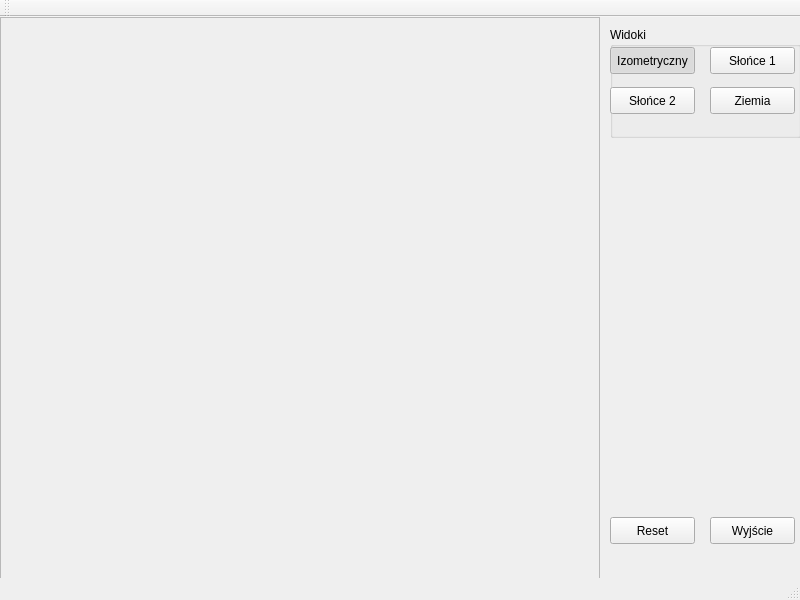
<?xml version="1.0" encoding="UTF-8"?>
<ui version="4.0">
 <class>MainWindow</class>
 <widget class="QMainWindow" name="MainWindow">
  <property name="geometry">
   <rect>
    <x>0</x>
    <y>0</y>
    <width>800</width>
    <height>600</height>
   </rect>
  </property>
  <property name="windowTitle">
   <string>Układ Słoneczny</string>
  </property>
  <widget class="QWidget" name="centralWidget">
   <widget class="QFrame" name="frame">
    <property name="geometry">
     <rect>
      <x>0</x>
      <y>0</y>
      <width>600</width>
      <height>600</height>
     </rect>
    </property>
    <property name="frameShape">
     <enum>QFrame::StyledPanel</enum>
    </property>
    <property name="frameShadow">
     <enum>QFrame::Raised</enum>
    </property>
   </widget>
   <widget class="QPushButton" name="pushButton">
    <property name="geometry">
     <rect>
      <x>610</x>
      <y>500</y>
      <width>85</width>
      <height>27</height>
     </rect>
    </property>
    <property name="text">
     <string>Reset</string>
    </property>
   </widget>
   <widget class="QPushButton" name="pushButton_2">
    <property name="geometry">
     <rect>
      <x>710</x>
      <y>500</y>
      <width>85</width>
      <height>27</height>
     </rect>
    </property>
    <property name="text">
     <string>Wyjście</string>
    </property>
   </widget>
   <widget class="QGroupBox" name="groupBox">
    <property name="geometry">
     <rect>
      <x>610</x>
      <y>10</y>
      <width>191</width>
      <height>111</height>
     </rect>
    </property>
    <property name="title">
     <string>Widoki</string>
    </property>
    <widget class="QPushButton" name="pushButton_3">
     <property name="geometry">
      <rect>
       <x>0</x>
       <y>20</y>
       <width>85</width>
       <height>27</height>
      </rect>
     </property>
     <property name="text">
      <string>Izometryczny</string>
     </property>
     <property name="checkable">
      <bool>true</bool>
     </property>
     <property name="checked">
      <bool>true</bool>
     </property>
     <property name="autoExclusive">
      <bool>true</bool>
     </property>
    </widget>
    <widget class="QPushButton" name="pushButton_4">
     <property name="geometry">
      <rect>
       <x>100</x>
       <y>20</y>
       <width>85</width>
       <height>27</height>
      </rect>
     </property>
     <property name="text">
      <string>Słońce 1</string>
     </property>
     <property name="checkable">
      <bool>true</bool>
     </property>
     <property name="autoExclusive">
      <bool>true</bool>
     </property>
    </widget>
    <widget class="QPushButton" name="pushButton_5">
     <property name="geometry">
      <rect>
       <x>0</x>
       <y>60</y>
       <width>85</width>
       <height>27</height>
      </rect>
     </property>
     <property name="text">
      <string>Słońce 2</string>
     </property>
     <property name="checkable">
      <bool>true</bool>
     </property>
     <property name="autoExclusive">
      <bool>true</bool>
     </property>
    </widget>
    <widget class="QPushButton" name="pushButton_6">
     <property name="geometry">
      <rect>
       <x>100</x>
       <y>60</y>
       <width>85</width>
       <height>27</height>
      </rect>
     </property>
     <property name="text">
      <string>Ziemia</string>
     </property>
     <property name="checkable">
      <bool>true</bool>
     </property>
     <property name="autoExclusive">
      <bool>true</bool>
     </property>
    </widget>
   </widget>
  </widget>
  <widget class="QMenuBar" name="menuBar">
   <property name="geometry">
    <rect>
     <x>0</x>
     <y>0</y>
     <width>800</width>
     <height>27</height>
    </rect>
   </property>
  </widget>
  <widget class="QToolBar" name="mainToolBar">
   <attribute name="toolBarArea">
    <enum>TopToolBarArea</enum>
   </attribute>
   <attribute name="toolBarBreak">
    <bool>false</bool>
   </attribute>
  </widget>
  <widget class="QStatusBar" name="statusBar"/>
 </widget>
 <layoutdefault spacing="6" margin="11"/>
 <resources/>
 <connections/>
</ui>
